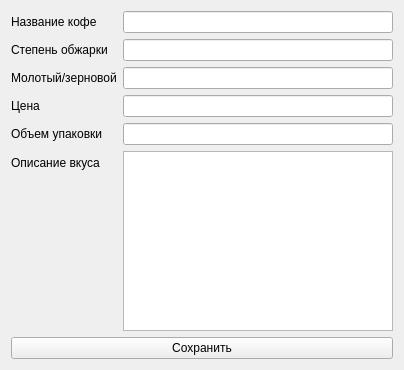
<?xml version="1.0" encoding="UTF-8"?>
<ui version="4.0">
 <class>Form</class>
 <widget class="QWidget" name="Form">
  <property name="geometry">
   <rect>
    <x>0</x>
    <y>0</y>
    <width>404</width>
    <height>370</height>
   </rect>
  </property>
  <property name="maximumSize">
   <size>
    <width>16777215</width>
    <height>370</height>
   </size>
  </property>
  <property name="windowTitle">
   <string>Редактирование записи</string>
  </property>
  <layout class="QVBoxLayout" name="verticalLayout">
   <item>
    <layout class="QFormLayout" name="formLayout">
     <item row="0" column="0">
      <widget class="QLabel" name="label">
       <property name="text">
        <string>Название кофе</string>
       </property>
      </widget>
     </item>
     <item row="0" column="1">
      <widget class="QLineEdit" name="edit_name"/>
     </item>
     <item row="1" column="0">
      <widget class="QLabel" name="label_2">
       <property name="text">
        <string>Степень обжарки</string>
       </property>
      </widget>
     </item>
     <item row="1" column="1">
      <widget class="QLineEdit" name="edit_bake_grade"/>
     </item>
     <item row="2" column="0">
      <widget class="QLabel" name="label_3">
       <property name="text">
        <string>Молотый/зерновой</string>
       </property>
      </widget>
     </item>
     <item row="2" column="1">
      <widget class="QLineEdit" name="edit_state"/>
     </item>
     <item row="3" column="0">
      <widget class="QLabel" name="label_5">
       <property name="text">
        <string>Цена</string>
       </property>
      </widget>
     </item>
     <item row="3" column="1">
      <widget class="QLineEdit" name="edit_price"/>
     </item>
     <item row="4" column="0">
      <widget class="QLabel" name="label_6">
       <property name="text">
        <string>Объем упаковки</string>
       </property>
      </widget>
     </item>
     <item row="4" column="1">
      <widget class="QLineEdit" name="edit_package_volume"/>
     </item>
     <item row="5" column="0">
      <widget class="QLabel" name="label_4">
       <property name="text">
        <string>Описание вкуса</string>
       </property>
      </widget>
     </item>
     <item row="5" column="1">
      <widget class="QTextEdit" name="edit_describe"/>
     </item>
    </layout>
   </item>
   <item>
    <widget class="QPushButton" name="btn_done">
     <property name="text">
      <string>Сохранить</string>
     </property>
    </widget>
   </item>
  </layout>
 </widget>
 <resources/>
 <connections/>
</ui>
